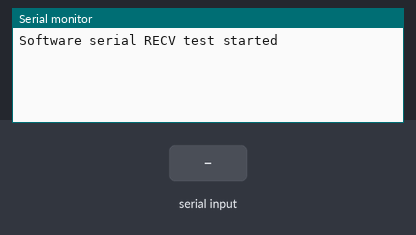
Bench run of a sketch on a simulated Arduino Uno, built with avr-gcc and run on an emulated ATmega328P. On the bench: the last lines printed to the serial monitor. Inputs (shaded band) come from the test bench.

Above: at 1.2 s.
1.3 s: "1\n" received over the second serial link
At 2.5 s:
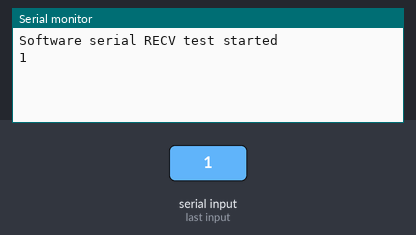
2.8 s: "0\n" received over the second serial link
At 3.9 s:
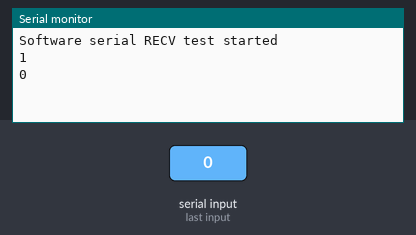
4.3 s: "2\n" received over the second serial link
At 5.1 s:
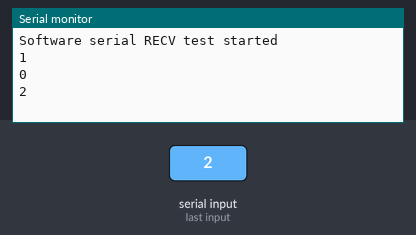

The sketch:

swser_esp_test.ino
```cpp
#include <SoftwareSerial.h>
#include <stdio.h>
#include <string.h>

#define rxPIN 14
#define txPIN 12

SoftwareSerial swSer(rxPIN, txPIN, false, 256);

void setup() {
  // define pin modes for tx, rx:
  pinMode(rxPIN, INPUT);
  pinMode(txPIN, OUTPUT);
  Serial.begin(115200);

  swSer.begin(9600);
  while (!Serial) {
    ; // wait for serial port to connect. Needed for native USB port only
  }

  Serial.println("\nSoftware serial RECV test started");

//  for (char ch = ' '; ch <= 'z'; ch++) {
//    swSer.write(ch);
//  }
//  swSer.println("");

}

void loop() {
//delay(100);
//  while (swSer.available() > 0) {
//    Serial.println(swSer.read());
//    //Serial.println("send");
//  }
//  while (Serial.available() > 0) {
//    swSer.write(Serial.read());
//    Serial.println("recv");
//  }
//  Serial.println("loop");

  char incomingSerialData[32];
  getCommand(incomingSerialData);
//  Serial.println("--");
//  Serial.print(incomingSerialData);
//  Serial.print("\n");

}

void getCommand(char *incomingSerialData)
{
  int incomingSerialDataIndex = 0; // Stores the next 'empty space' in the array

  while(swSer.available() > 0)
  {
    incomingSerialData[incomingSerialDataIndex] = swSer.read();
    if (incomingSerialData[incomingSerialDataIndex] != 13) {
      incomingSerialDataIndex++; // Ensure the next byte is added in the next position
    }
    incomingSerialData[incomingSerialDataIndex] = '\0';
  }

  if(incomingSerialDataIndex > 0) {
    Serial.print(incomingSerialData);
    Serial.print("\n");
  }
}

void parseCommand(char *sensorMessage)
{
  int stringPos = 0;
  int splitCount = 0;

  while(stringPos < strlen(sensorMessage)) {

  }
}
```

Measured:
- after the input at 1.3 s, the serial monitor: prints a new line at once (image 1)
- after the input at 2.8 s, the serial monitor: prints a new line at once (image 2)
- after the input at 4.3 s, the serial monitor: prints a new line at once (image 3)
